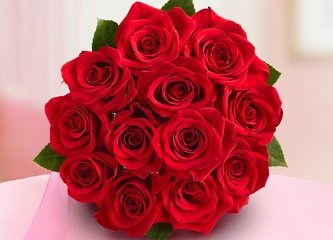
#> input picture flower.jpg, 333 x 240 px, shrunk from 900 x 649 before the run
$ jupyter execute ImgProcess8.ipynb
#> lines starting #> are read from the running program, lines starting #| are printed output that depends on the picture
[cell 1]
# OpenCV Python Program to analyze an image using Histogram
import cv2
import matplotlib.pyplot as plt
img = plt.imread('flower.jpg',0)
#> img is the input picture: shape (240, 333, 3); mean R, G, B 190.1, 95.9, 103
histr = cv2.calcHist([img],[0],None,[256],[0,256])
#> histr = 256 values, max 3109 at index 238, min 0 at index 0, mean 312.2
plt.plot(histr)
plt.show()
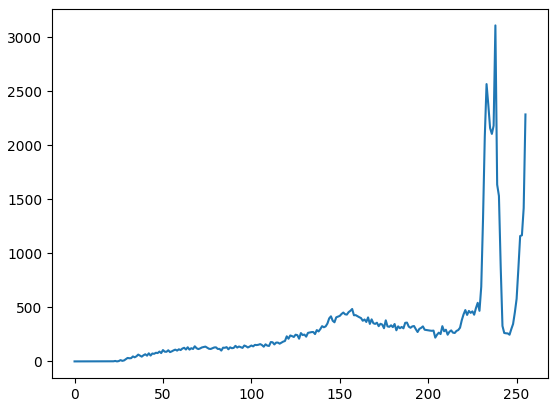
#> figure drawn by matplotlib, 1 panel; curve peaks at x = 238, y = 3109

[cell 2]
import cv2
import matplotlib.pyplot as plt
img = cv2.imread('Mountain.png',0)
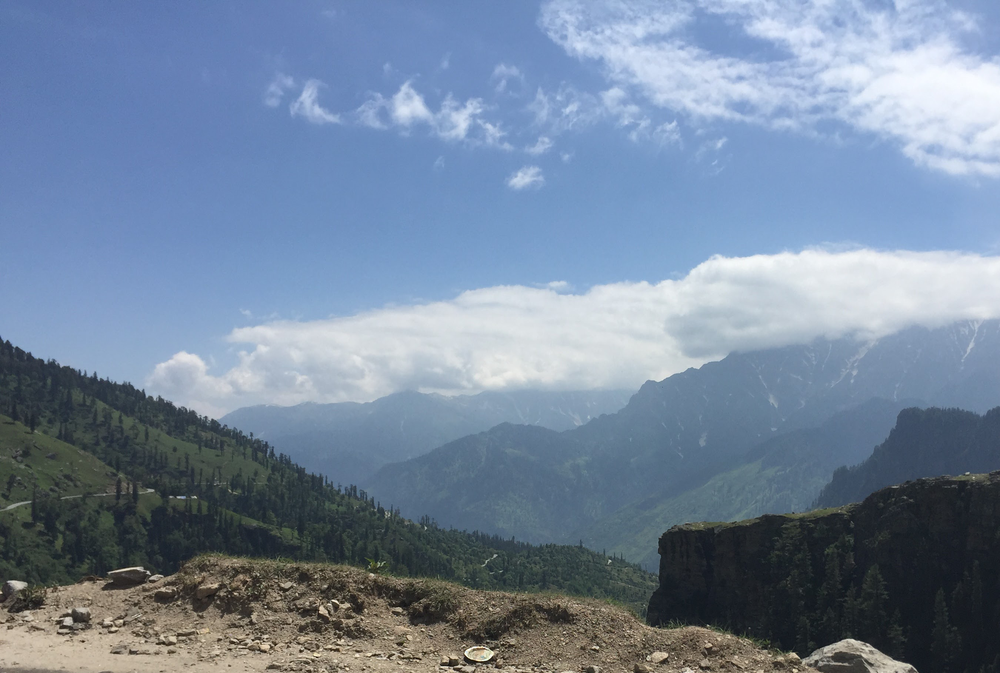
#> input picture Mountain.png, 1000 x 673 px, shrunk from 2700 x 1818 before the run
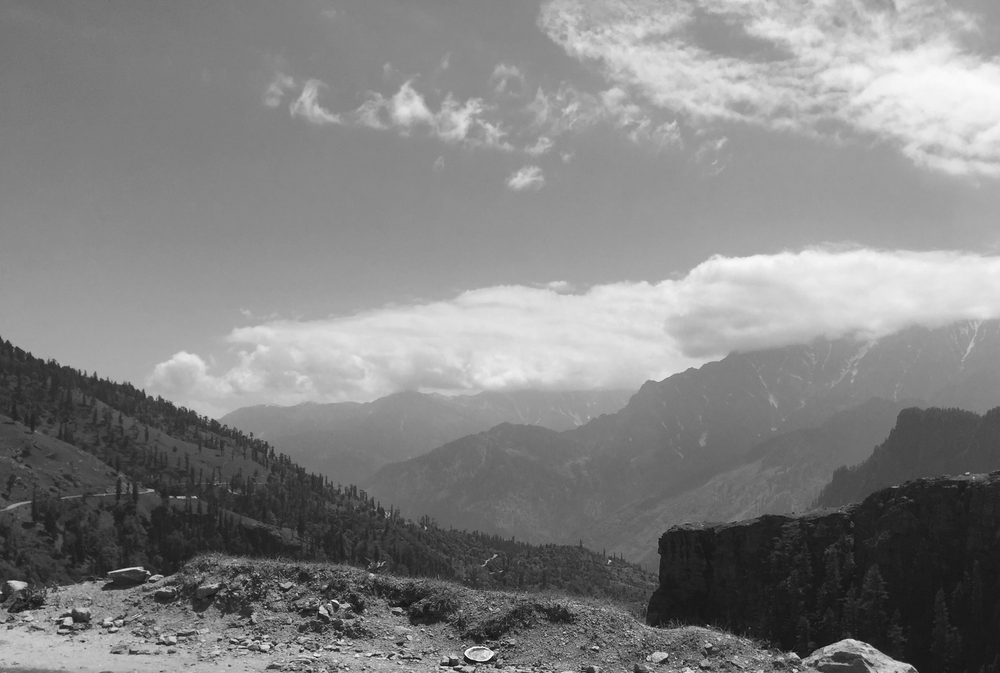
#> img: shape (673, 1000); min 4, max 254, mean 131
histr = cv2.calcHist([img],[0],None,[256],[0,256])
#> histr = 256 values, max 8440 at index 135, min 0 at index 0, mean 2628.9
plt.plot(histr)
plt.show()
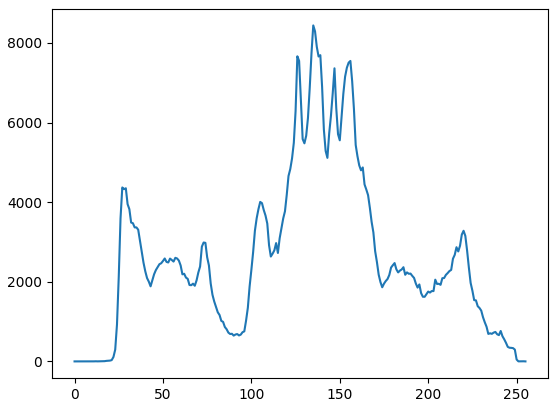
#> figure drawn by matplotlib, 1 panel; curve peaks at x = 135, y = 8440

[cell 3]
import cv2
import matplotlib.pyplot as plt
img  = cv2.imread('River.png',0)
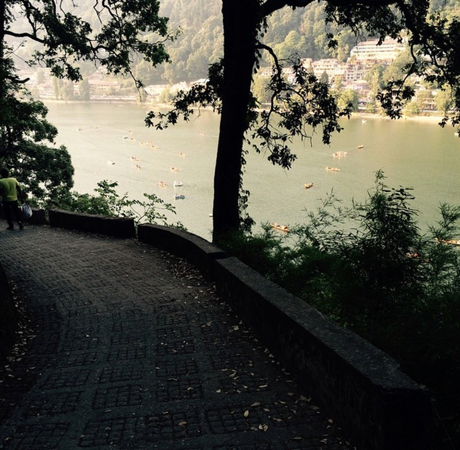
#> input picture River.png, 460 x 450 px, shrunk from 1242 x 1214 before the run
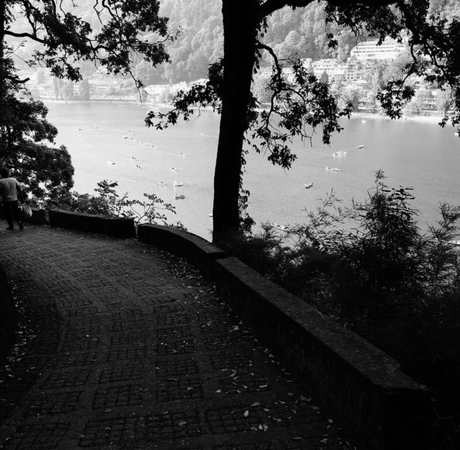
#> img: shape (450, 460); min 0, max 254, mean 78.7
histr = cv2.calcHist([img],[0],None,[256],[0,256])
#> histr = 256 values, max 6690 at index 5, min 0 at index 255, mean 808.6
plt.plot(histr)
plt.show()
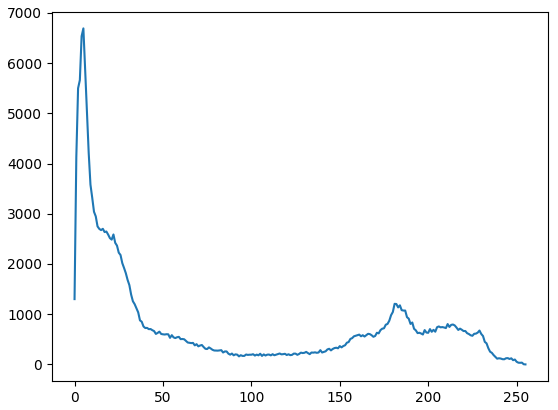
#> figure drawn by matplotlib, 1 panel; curve peaks at x = 5, y = 6690

[cell 4]
import cv2
import matplotlib.pyplot as plt
img = cv2.imread('Snow.png',0)
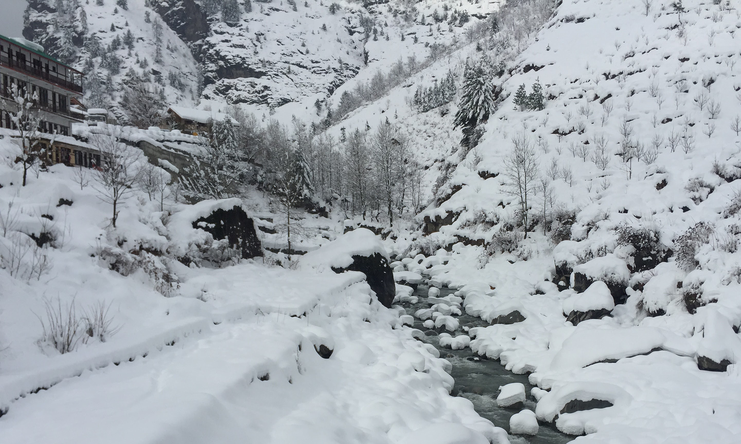
#> input picture Snow.png, 741 x 444 px, shrunk from 2000 x 1200 before the run
#> img: shape (444, 741); min 0, max 245, mean 163.5
histr = cv2.calcHist([img],[0],None,[256],[0,256])
#> histr = 256 values, max 8937 at index 203, min 0 at index 1, mean 1285.2
plt.plot(histr)
plt.show()
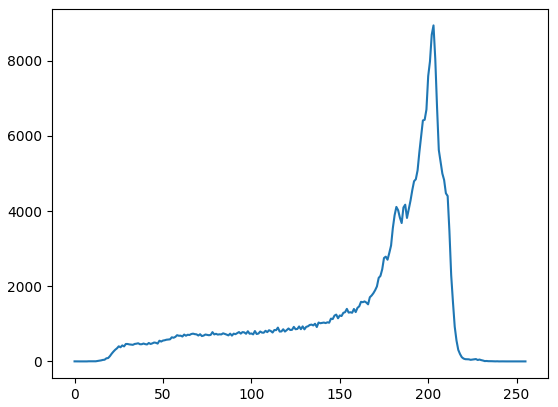
#> figure drawn by matplotlib, 1 panel; curve peaks at x = 203, y = 8937
